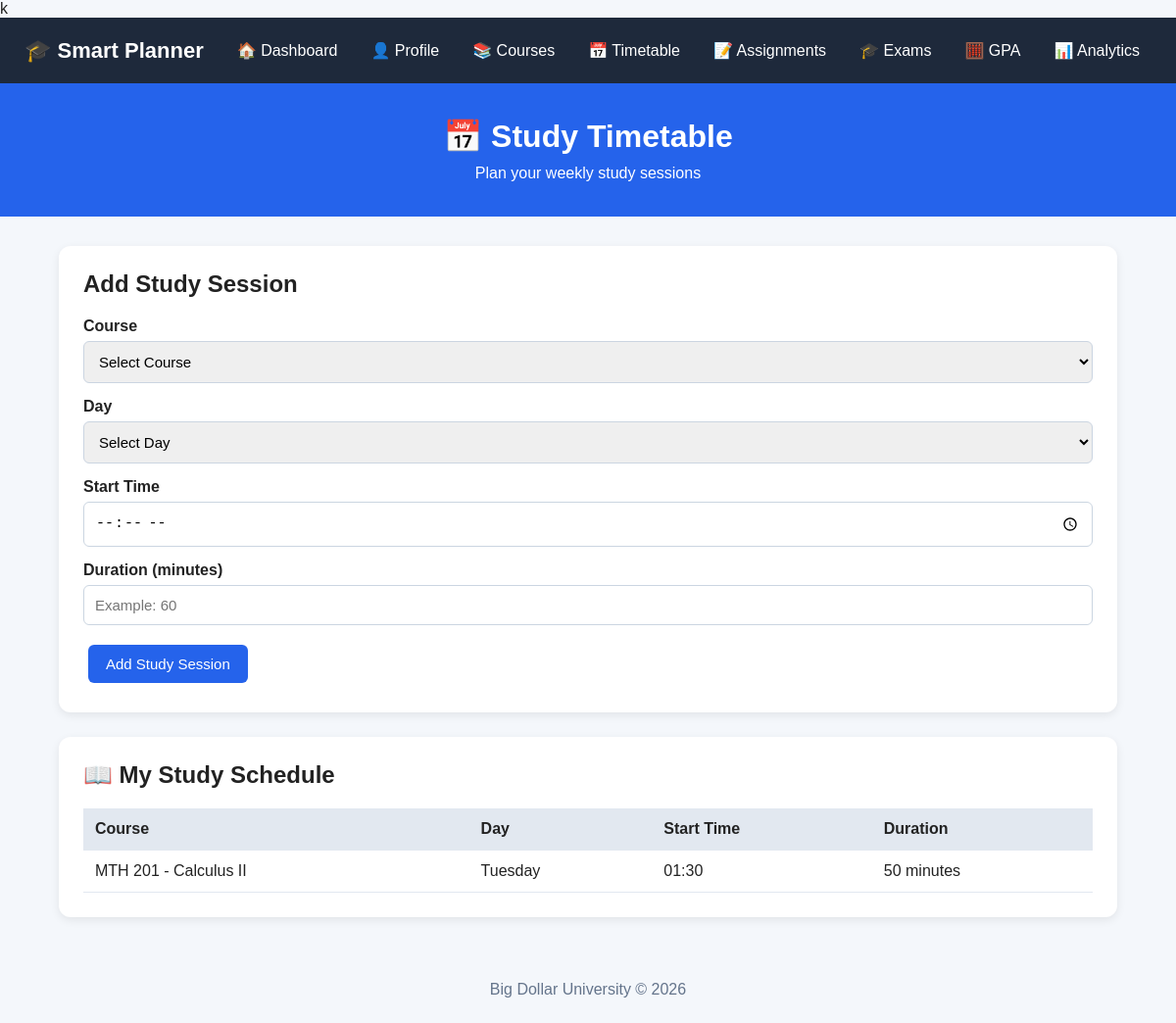
/timetable (signed in), run on the app's committed database.
### tables this page shows
CREATE TABLE study_sessions (
            id INTEGER PRIMARY KEY AUTOINCREMENT,
            course_id INTEGER NOT NULL,
            day TEXT NOT NULL,
            start_time TEXT NOT NULL,
            duration INTEGER NOT NULL,
            FOREIGN KEY (course_id) REFERENCES courses(id)
        );

CREATE TABLE courses (
            id INTEGER PRIMARY KEY AUTOINCREMENT,
            course_code TEXT NOT NULL,
            course_name TEXT NOT NULL,
            units INTEGER NOT NULL
        , semester_id INTEGER, user_id INTEGER);

### app.py (the view, shortened to what this page needs)
@app.route("/timetable", methods=["GET", "POST"])
@login_required
def timetable():
    connection = get_db()
    cursor = connection.cursor()
    cursor.execute("""
        SELECT *
        FROM courses
        ORDER BY course_code
    """)
    courses_list = cursor.fetchall()
    cursor.execute("""
        SELECT
            study_sessions.id,
            courses.course_code,
            courses.course_name,
            study_sessions.day,
            study_sessions.start_time,
            study_sessions.duration
        FROM study_sessions
        JOIN courses
        ON study_sessions.course_id = courses.id
        ORDER BY study_sessions.day, study_sessions.start_time
    """)
    sessions = cursor.fetchall()
    connection.close()
    return render_template(
        "timetable.html",
        courses=courses_list,
        sessions=sessions
    )

### app.py (called while the page is built)
def login_required(f):
    @wraps(f)
    def decorated_function(*args, **kwargs):
        if "user_id" not in session:
            return redirect("/login")
        return f(*args, **kwargs)
    return decorated_function

def get_db():
    connection = sqlite3.connect(DATABASE)
    connection.row_factory = sqlite3.Row
    return connection

### templates/timetable.html (shortened to what this page needs)
k<!DOCTYPE html>
<html lang="en">
<head>
    <link rel="stylesheet"
          href="{{ url_for('static', filename='style.css') }}">
</head>
<body>
<nav>
    <div class="logo">
        🎓 Smart Planner
    </div>
    <ul>
        <li><a href="/">🏠 Dashboard</a></li>
        <li><a href="/profile">👤 Profile</a></li>
        <li><a href="/courses">📚 Courses</a></li>
        <li><a href="/timetable">📅 Timetable</a></li>
        <li><a href="/assignments">📝 Assignments</a></li>
        <li><a href="/exams">🎓 Exams</a></li>
        <li><a href="/gpa">🧮 GPA</a></li>
            <li>
            <a href="/analytics">📊 Analytics</a>
        </li>
</ul>
</nav>
<header>
    <h1>📅 Study Timetable</h1>
    <p>
        Plan your weekly study sessions
    </p>
</header>
<main>
    <section class="progress-box">
        <h2>Add Study Session</h2>
        <form method="POST">
            <p>
                <label>Course</label>
                <select name="course_id" required>
                    <option value="">
                        Select Course
                    </option>
                </select>
            </p>
            <p>
                <label>Day</label>
                <select name="day" required>
                    <option value="">
                        Select Day
                    </option>
                </select>
            </p>
            <p>
                <label>Start Time</label>
                <input
                    type="time"
                    name="start_time"
                    required>
            </p>
            <p>
                <label>Duration (minutes)</label>
                <input
                    type="number"
                    name="duration"
                    min="15"
                    max="600"
                    placeholder="Example: 60"
                    required>
            </p>
            <button type="submit">
                Add Study Session
            </button>
        </form>
    </section>
    <section class="progress-box">
        <h2>📖 My Study Schedule</h2>
        {% if sessions %}
        <table>
            <tr>
                <th>Course</th>
                <th>Day</th>
                <th>Start Time</th>
                <th>Duration</th>
            </tr>
            {% for session in sessions %}
            <tr>
                <td>
                    {{ session[1] }} -
                    {{ session[2] }}
                </td>
                <td>
                    {{ session[3] }}
                </td>
                <td>
                    {{ session[4] }}
                </td>
                <td>
                    {{ session[5] }} minutes
                </td>
            </tr>
            {% endfor %}
        </table>
        {% else %}
        <p>
            No study sessions added yet.
        </p>
        {% endif %}
    </section>
</main>
<footer>
    <p>
        Big Dollar University © 2026
    </p>
</footer>
</body>
</html>

### static/style.css (style rules this page uses)
* { box-sizing: border-box; margin: 0; padding: 0; }
body { font-family: Arial, sans-serif; background: #f4f7fb; color: #222; }
nav { background: #1e293b; padding: 15px 25px; display: flex; justify-content: space-between; align-items: center; flex-wrap: wrap; }
nav .logo { color: white; font-size: 22px; font-weight: bold; }
nav ul { list-style: none; display: flex; gap: 10px; flex-wrap: wrap; }
nav ul li a { color: white; text-decoration: none; padding: 9px 12px; border-radius: 6px; display: block; }
header { background: #2563eb; color: white; padding: 35px 20px; text-align: center; }
header h1 { margin-bottom: 10px; }
main { width: 90%; max-width: 1100px; margin: 30px auto; }
.progress-box { background: white; padding: 25px; margin-bottom: 25px; border-radius: 12px; box-shadow: 0 3px 10px rgba(0, 0, 0, 0.08); }
.progress-box h2 { margin-bottom: 20px; }
form p { margin-bottom: 15px; }
label { font-weight: bold; }
input, select, textarea { width: 100%; padding: 11px; margin-top: 6px; border: 1px solid #cbd5e1; border-radius: 6px; font-size: 15px; }
button { background: #2563eb; color: white; border: none; padding: 11px 18px; border-radius: 6px; cursor: pointer; font-size: 15px; margin: 5px; }
table { width: 100%; border-collapse: collapse; margin-top: 15px; background: white; }
th, td { padding: 12px; border-bottom: 1px solid #e2e8f0; text-align: left; }
th { background: #e2e8f0; }
a { color: #2563eb; }
footer { text-align: center; padding: 25px; margin-top: 40px; color: #64748b; }

### data on the page
study_sessions: course_code "MTH 201", course_name "Calculus II", day "Tuesday", start_time "01:30", duration "50"
